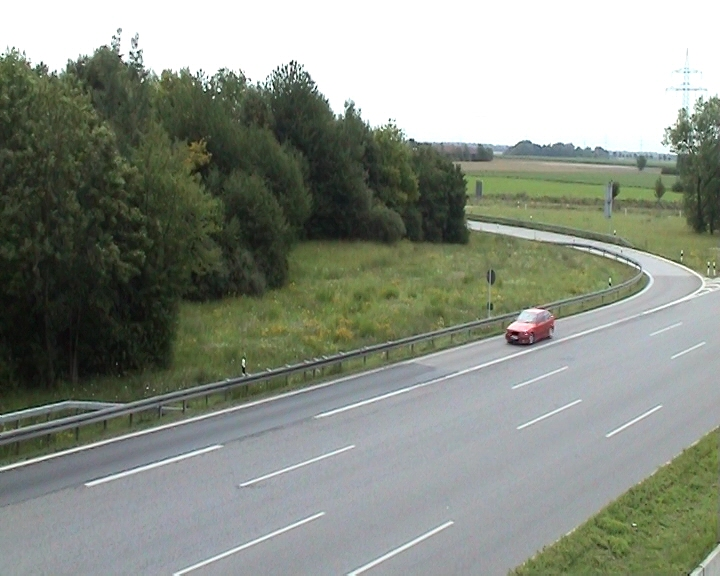
%> input picture HM_9/images/2043_000140.jpeg, 720 x 576 px
$ octave Ex_1.m   (GNU Octave 9; MATLAB toolbox functions it lacks are replaced by stand-ins)
%> lines starting %> are read from the running program, lines starting %| are printed output that depends on the picture
### HM_9/colorHist.m
function [ histogram ] = colorHist( region )
    %COLORHIST Summary of this function goes here
    %   Detailed explanation goes here

    histogram = zeros(1, 256);

    for intensity_value = 0:255

        histogram(intensity_value + 1) = sum(sum(region == intensity_value));
    end

end

### HM_9/probMap.m
function [ prob_distribution ] = probMap( region, histogram )
    %PROBMAP Summary of this function goes here
    %   Detailed explanation goes here

    prob_distribution = zeros(size(region));

    for intensity_value = 0:255

        prob_distribution(region == intensity_value) = histogram(intensity_value + 1);
    end
end

### HM_9/Ex_1.m

%% Initialization

x_c = 534;
y_c = 329;
width = 27;
height = 22;

car_top_left = [x_c - width, y_c - height];
car_bottom_right = [x_c + width, y_c + height];


img = imread('images/2043_000140.jpeg');
%> img is the input picture: size 576x720x3 uint8; mean R, G, B 137.5, 143.6, 132.8

img = rgb2hsv(img);
%> img: size 576x720x3 double; mean H, S, V 0.319, 0.16, 0.569

img = round(img(:, :, 1) * 255);
%> img: size 576x720 double

region = img(car_top_left(2):car_bottom_right(2), car_top_left(1):car_bottom_right(1));
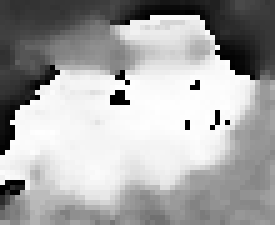
%> region: size 45x55 double (shown 5 times larger); min 0, max 255, mean 167.1

hist = colorHist(region);
%> after the loop in colorHist, `for intensity_value = 0:255`: histogram = 256 values, max 77 at index 147, min 0 at index 43, mean 9.67
%> hist has the same summary as histogram in colorHist

%% Tracking

for image_number = 141:178

    img_name = sprintf('images/2043_%06d.jpeg', image_number);

    img = imread(img_name);
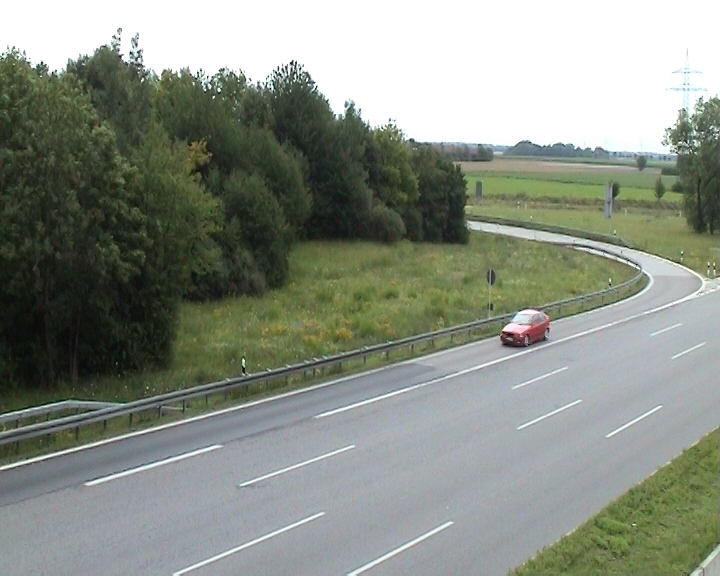
%> input picture HM_9/images/2043_000141.jpeg, 720 x 576 px
%> img is the input picture: size 576x720x3 uint8; mean R, G, B 137.4, 143.5, 132.8

    reference_img = rgb2gray(img);
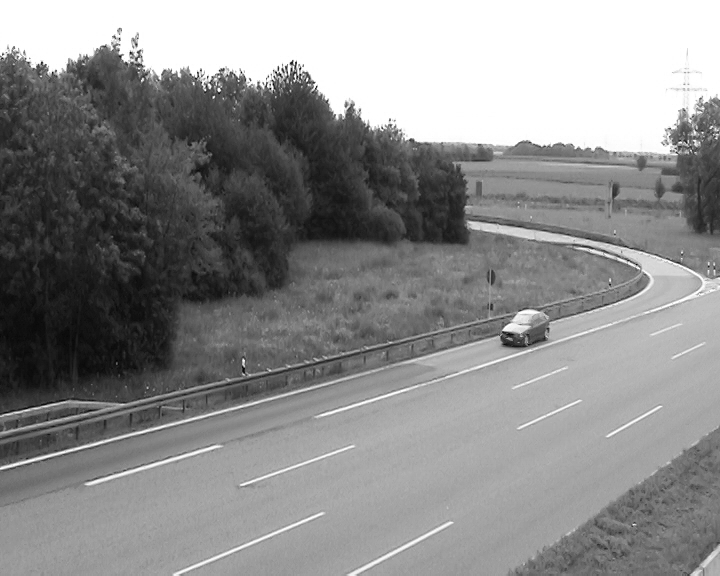
%> reference_img: size 576x720 uint8; min 2, max 255, mean 140.5

    img = rgb2hsv(img);
%> img: size 576x720x3 double; mean H, S, V 0.319, 0.16, 0.569

    img = round(img(:, :, 1) * 255);
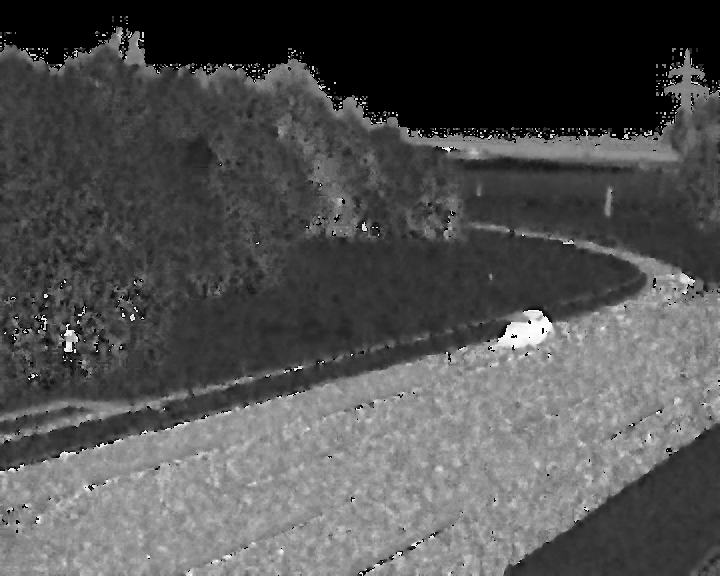
%> img: size 576x720 double; min 0, max 254, mean 81.4

    for iteration = 1:20

        region = img(car_top_left(2):car_bottom_right(2), car_top_left(1):car_bottom_right(1));

        probability_map = probMap(region, hist);

        denominator = sum(sum(probability_map));

        x_c_numerator = 0;
        y_c_numerator = 0;

        for x = 1:size(probability_map, 2)
            for y = 1:size(probability_map, 1)

                x_c_numerator = x_c_numerator + (x-1 + car_top_left(1))*probability_map(y, x);
                y_c_numerator = y_c_numerator + (y-1 + car_top_left(2))*probability_map(y, x);
            end
        end

        x_c = x_c_numerator / denominator
        y_c = y_c_numerator / denominator

        car_top_left = round([x_c - width, y_c - height]);
        car_bottom_right = round([x_c + width, y_c + height]);

    end
%> this loop made 20 passes
%> (denominator, x_c, y_c, car_top_left, car_bottom_right) on passes 1 to 12: (76300, 532.7, 332.1, [506 310], [560 354]), (79241, 532.1, 334, [505 312], [559 356]), (79895, 531.3, 335.3, [504 313], [558 357]), (80079, 530.6, 335.8, [504 314], [558 358]), (80591, 530.6, 336.4, [504 314], [558 358]), (80591, 530.6, 336.4, [504 314], [558 358]), (80591, 530.6, 336.4, [504 314], [558 358]), (80591, 530.6, 336.4, [504 314], [558 358]), (80591, 530.6, 336.4, [504 314], [558 358]), (80591, 530.6, 336.4, [504 314], [558 358]), (80591, 530.6, 336.4, [504 314], [558 358]), (80591, 530.6, 336.4, [504 314], [558 358])
%> pass 1, `region = img(car_top_left(2):car_bottom_right(2), car_top_left(1):car_..`:
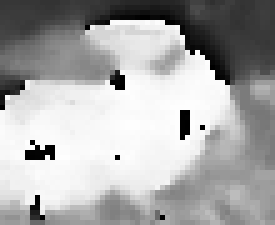
%> region: size 45x55 double (shown 5 times larger); min 0, max 254, mean 168.8
%> pass 1, `probability_map = probMap(region, hist);`:
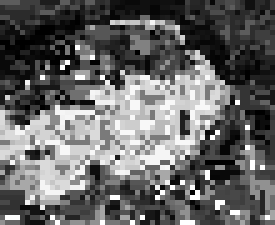
%> probability_map: size 45x55 double (shown 5 times larger); min 0, max 77, mean 30.8; drawn with min black and max white
%> pass 2, `probability_map = probMap(region, hist);`:
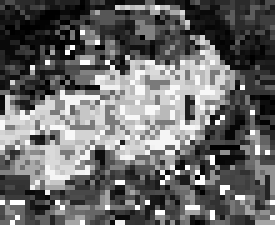
%> probability_map: size 45x55 double (shown 5 times larger); min 0, max 77, mean 32; drawn with min black and max white

end
%> pass 2 of the loop `for image_number = 141:178`:
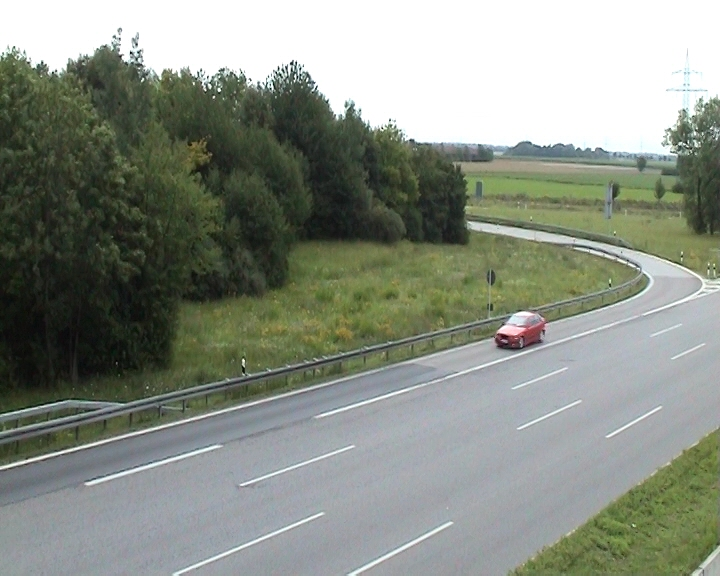
%> input picture HM_9/images/2043_000142.jpeg, 720 x 576 px
%> img is the input picture: size 576x720x3 uint8; mean R, G, B 137.5, 143.5, 132.8
%> `img = round(img(:, :, 1) * 255);`:
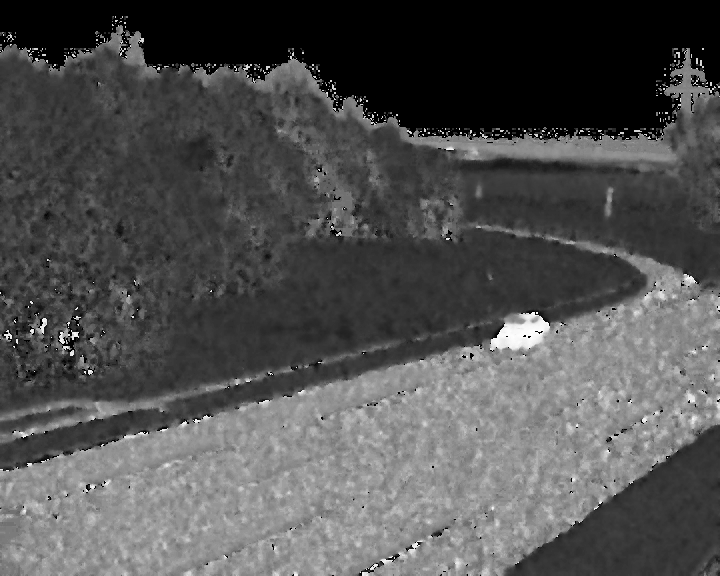
%> img: size 576x720 double; min 0, max 254, mean 81.6
%> the loop `for iteration = 1:20` made 20 passes
%> (denominator, x_c, y_c, car_top_left, car_bottom_right) on passes 1 to 8: (79174, 529.7, 337.1, [503 315], [557 359]), (79879, 528.8, 338, [502 316], [556 360]), (81027, 527.9, 338.9, [501 317], [555 361]), (81646, 527.1, 339.6, [500 318], [554 362]), (82636, 526.2, 340.4, [499 318], [553 362]), (83026, 525.4, 340.4, [498 318], [552 362]), (83157, 524.6, 340.4, [498 318], [552 362]), (83157, 524.6, 340.4, [498 318], [552 362])
%> pass 2, `probability_map = probMap(region, hist);`:
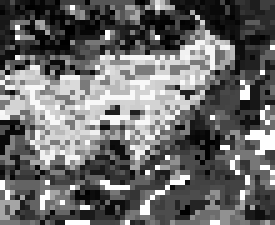
%> probability_map: size 45x55 double (shown 5 times larger); min 0, max 77, mean 32.3; drawn with min black and max white
%> (the run ends here)
